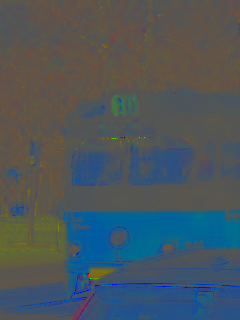
#> input picture Spatial/model2_easy_xtra_rel/10/IMG_20210416_160251.png, 240 x 320 px, given as the content of the folder ./model2_easy_xtra_rel/1, which was not available
$ python pixel_sampler.py
#> lines starting #> are read from the running program, lines starting #| are printed output that depends on the picture
import numpy as np
from PIL import Image
import matplotlib.pyplot as plt
import os

"""
A script that lets one sample pixels from images a bit faster then manually.
Choose which folder to sample in the main function.
"""

class PixelSampler:
    def __init__(self, line):
        self.line = line
        self.xs = list(line.get_xdata())
        self.ys = list(line.get_ydata())
        self.cid = line.figure.canvas.mpl_connect('button_press_event', self)

    def __call__(self, event):
        # print('click', event)
        if event.inaxes!=self.line.axes: return
        self.xs.append(event.xdata)
        self.ys.append(event.ydata)
        self.line.set_data(self.xs, self.ys)
        self.line.figure.canvas.draw()

def sample_pixels(directory, folder, image):
#> called with directory = './model2_easy_xtra_rel', folder = 1, image = 'IMG_20210416_160251.png'
    im = Image.open(f"{directory}/{folder}/{image}")
#> im is the input picture: PIL image 240x320 RGB; mean R, G, B 74.5, 86.1, 92.9
    fig, ax = plt.subplots()
    ax.imshow(im)
    line, = ax.plot([0], [0])  # empty line
    linebuilder = PixelSampler(line)
    plt.show()
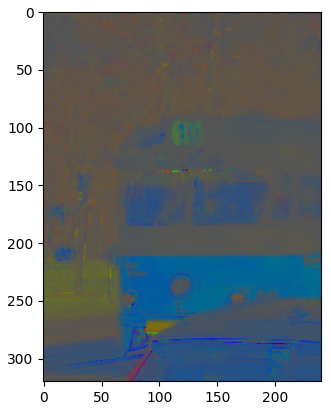
#> figure drawn by matplotlib, 1 panel

    rgb = []
    xs, ys = np.round(linebuilder.xs[1:]), np.round(linebuilder.ys[1:])
    for x, y in zip(xs, ys):
        rgb.append(im.getpixel((int(x), int(y))))
#> after the loop, rgb = []
    write_output(folder, rgb)

def write_output(folder, rgb):
#> called with folder = 1
    with open("sign_colors.csv", "a+") as f:
        for line in rgb:
            l = f"{folder},{line[0]},{line[1]},{line[2]}\n"
            f.writelines(l)
#> this loop made 0 passes
#> pass 3 of the loop `for folder in range(1,12):`:
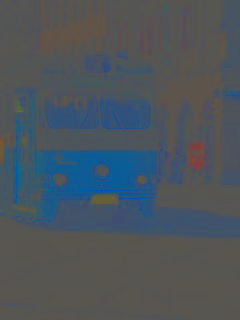
#> input picture Spatial/model2_easy_xtra_rel/3/IMG_20210416_152500.png, 240 x 320 px, found by its file name
#> in sample_pixels, im is the input picture: PIL image 240x320 RGB; mean R, G, B 76.1, 85.2, 92.2
#> in sample_pixels (call 3), `plt.show()`:
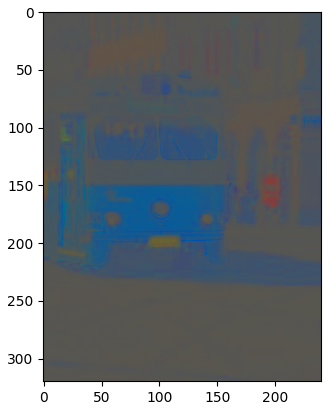
#> figure drawn by matplotlib, 1 panel
#> the loop made 11 passes; the first 3 are shown


def show_images(directory, folder):
    images = os.listdir(f"{directory}/{folder}")
    for image in images:
        sample_pixels(directory, folder, image)


if __name__ == "__main__":
    with open("sign_colors.csv", "w") as f:
        f.writelines("sign,R,G,B\n")

    for folder in range(1,12):
        directory = f"./model2_easy_xtra_rel"
        show_images(directory, folder)
